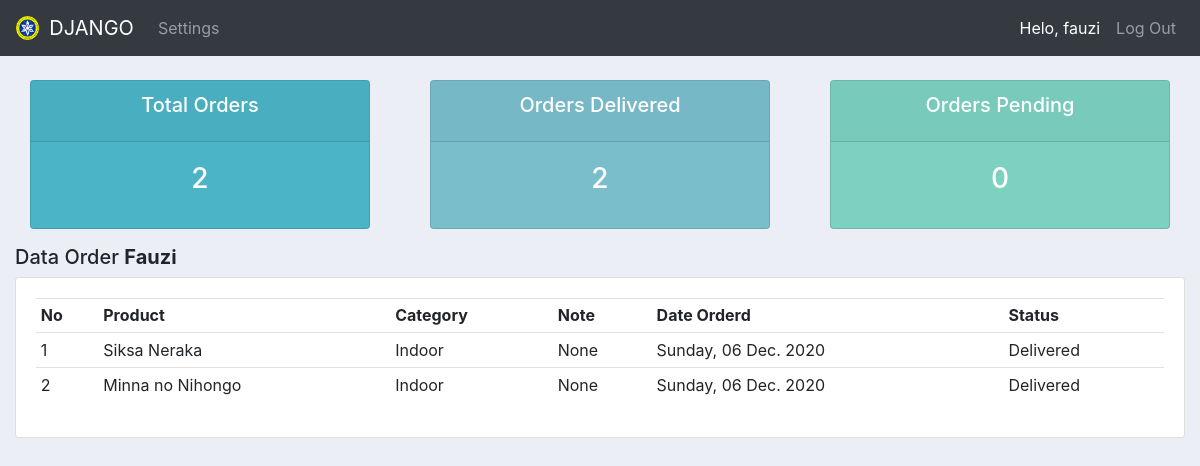
The app's page /user/ (signed in) with its own data.
### Asyari/models.py (models this page shows, shortened)
class Order(models.Model):
    STATUS = (
        ('Pending', 'Pending'),
        ('Out for delivery', 'Out for delivery'),
        ('Delivered', 'Delivered'),
    )
    custumer = models.ForeignKey(Custumer, null=True, on_delete=models.SET_NULL)
    product = models.ForeignKey(Product, null=True, on_delete=models.SET_NULL)
    date_created = models.DateTimeField(auto_now_add=True, null=True)
    status = models.CharField(max_length=200, null=True, choices=STATUS)
    note = models.CharField(max_length=200, blank=True, null=True)

class Product(models.Model):
    CATEGORY = (
        ('Indoor', 'Indoor'),
        ('Out Door', 'Out Door'),
    )
    name = models.CharField(max_length=200, blank=True, null=True)
    price = models.IntegerField(blank=True, null=True)
    category = models.CharField(max_length=200, blank=True, null=True, choices=CATEGORY)
    description = models.CharField(max_length=200, blank=True, null=True)
    date_created = models.DateTimeField(auto_now_add=True, null=True)
    tag = models.ManyToManyField(Tag)
    def __str__(self):
        return self.name

### Asyari/decorators.py (the view)
        def perubahan_halaman(request, *args, **kwargs):
            group = None
            if request.user.groups.exists():
                group = request.user.groups.all()[0].name
            if group in yang_diizinkan :
                return fungsi_awal(request, *args, **kwargs)
            else:
                return HttpResponse('<h2><center>Anda Tidak Dijikankan Ke Tampilan ini</center></h2>')

### Asyari/views.py (called while the page is built)
@login_required(login_url='login')
@ijinkan_pengguna(yang_diizinkan=['custumer'])
def userPage(request):
    order_custumer = request.user.custumer.order_set.all()
    total_orders = order_custumer.count()
    delivered = order_custumer.filter(status = 'Delivered').count()
    pending = order_custumer.filter(status = 'Pending').count()
    context = {
        'data_order_custumer':order_custumer,
        'data_total_orders': total_orders,
        'data_delivered' : delivered,
        'data_pending' : pending,
    }
    return render(request, 'data/user.html', context)

### Asyari/templates/data/user.html
{% extends "data/main.html" %}
{% block content %}
{% include "data/status.html" %}
<div class="container-fluid">
    <h5>Data Order <b>{{ request.user|capfirst}}</b></h5>
    <div class="row">
        <div class="col-md">
            <div class="card card-body">
                <table class="table table-sm">
                    <tr>
                        <th>No</th>
                        <th>Product</th>
                        <th>Category</th>
                        <th>Note</th>
                        <th>Date Orderd</th>
                        <th>Status</th>
                    </tr>
                    {% for tampil_order_custumer in data_order_custumer %}
                    <tr>
                        <td>{{ forloop.counter }}</td>
                        <td>{{ tampil_order_custumer.product }}</td>
                        <td>{{ tampil_order_custumer.product.category }}</td>
                        <td>{{ tampil_order_custumer.note}}</td>
                        <td>{{ tampil_order_custumer.date_created|date:"l, d N Y" }}</td>
                        <td>{{ tampil_order_custumer.status }}</td>
                    </tr>
                    {% empty %}
                        <tr>
                        <td colspan="6" class="text-center">Data Order Kosong</td>
                        </tr>
                    {% endfor %}
                </table>
            </div>
        </div>
    </div>
</div>
{% endblock content %}

### Asyari/templates/data/navbar.html (shortened to what this page needs)
{% load static %}
<nav class="navbar navbar-expand-lg navbar-dark bg-dark">
    <img src="{% static '/images/logo.png' %}" id="logo">
    <a class="navbar-brand" href="#">DJANGO</a>
    <div class="collapse navbar-collapse" id="navbarNavAltMarkup">
        <div class="navbar-nav">
        {% if request.user.is_staff %}
            <a class="nav-link {% if menu == 'home' %} active {% endif %}" href="{% url 'home' %}">Dashboard</a>
            <a class="nav-link {% if menu == 'products' %} active {% endif %}" href="{% url 'products' %}">Product</a>
            {% comment %} <a class="nav-link {% if menu == 'custumer' %} active {% endif %}"
                href="{% url 'custumer' %}">Custumer</a> {% endcomment %}
        {% else %}
            {% if user.is_authenticated %}
            <a class="nav-link {% if menu == 'settings' %} active {% endif %}" href="{% url 'account-page' %}">Settings</a>
            {% endif %}
        {% endif %}
        </div>
    </div>
    <ul class="navbar-nav">
    {% if user.is_authenticated %}
        <li class="nav-item">
            <a class="nav-link active" href="#">Helo, {{ request.user }} </a>
        </li>
        <li class="nav-item">
            <a class="nav-link" href="{% url 'logout' %}">Log Out</a>
        </li>
    {% endif %}
    </ul>
</nav>

### static/css/main.css (style rules this page uses)
#logo { width: 2%; margin-right: 10px; }
body { background-color: #ebeff5; }

### records on screen
Order: product "Siksa Neraka", product.category "Indoor", note "None", date_created "Sunday, 06 Dec. 2020", status "Delivered"
Order: product "Minna no Nihongo", product.category "Indoor", note "None", date_created "Sunday, 06 Dec. 2020", status "Delivered"

### other values on screen
{{ request.user }} "fauzi"
{{ data_total_orders }} "2"
{{ data_delivered }} "2"
{{ data_pending }} "0"
{{ request.user|capfirst }} "Fauzi"
